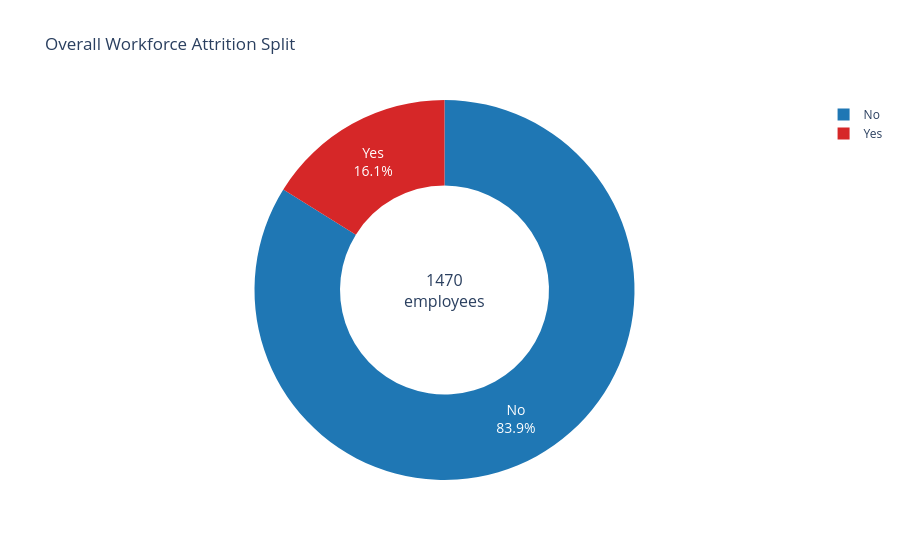

Notebook code cell kept with this figure:
### Markdown cell above
## Objective 1 — Measure Workforce and Attrition Performance

**Business question:** What is the total workforce, how many employees left, and what is the overall attrition rate?

### Code cell
total = len(df_clean)
leavers = (df_clean['Attrition'] == 'Yes').sum()
stayers = total - leavers

fig = px.pie(df_clean, names='Attrition', hole=0.55, title='Overall Workforce Attrition Split',
             color='Attrition', color_discrete_map={'No': '#1f77b4', 'Yes': '#d62728'})
fig.update_traces(textinfo='label+percent', textfont_size=14)
fig.update_layout(annotations=[dict(text=f'{total}<br>employees', x=0.5, y=0.5, font_size=16, showarrow=False)])
fig.show()

print(f"Total workforce: {total} | Left: {leavers} | Remained: {stayers} | Attrition rate: {BASELINE}%")

### Figure 1 — Plotly figure (JSON) as saved in the notebook; plotly's stock layout.template omitted (floating-point values rounded to 4 significant figures; data arrays with more than 128 entries replaced by an {"elided": "..."} marker saying what was removed)
{"data": [{"customdata": {"elided": "1470x1 str values"}, "domain": {"x": [0.0, 1.0], "y": [0.0, 1.0]}, "hole": 0.55, "hovertemplate": "Attrition=%{customdata[0]}<extra></extra>", "labels": {"elided": "1470 str values"}, "legendgroup": "", "marker": {"colors": {"elided": "1470 str values"}}, "name": "", "showlegend": true, "textfont": {"size": 14}, "textinfo": "label+percent", "type": "pie"}], "layout": {"annotations": [{"font": {"size": 16}, "showarrow": false, "text": "1470<br>employees", "x": 0.5, "y": 0.5}], "legend": {"tracegroupgap": 0}, "title": {"text": "Overall Workforce Attrition Split"}}}
